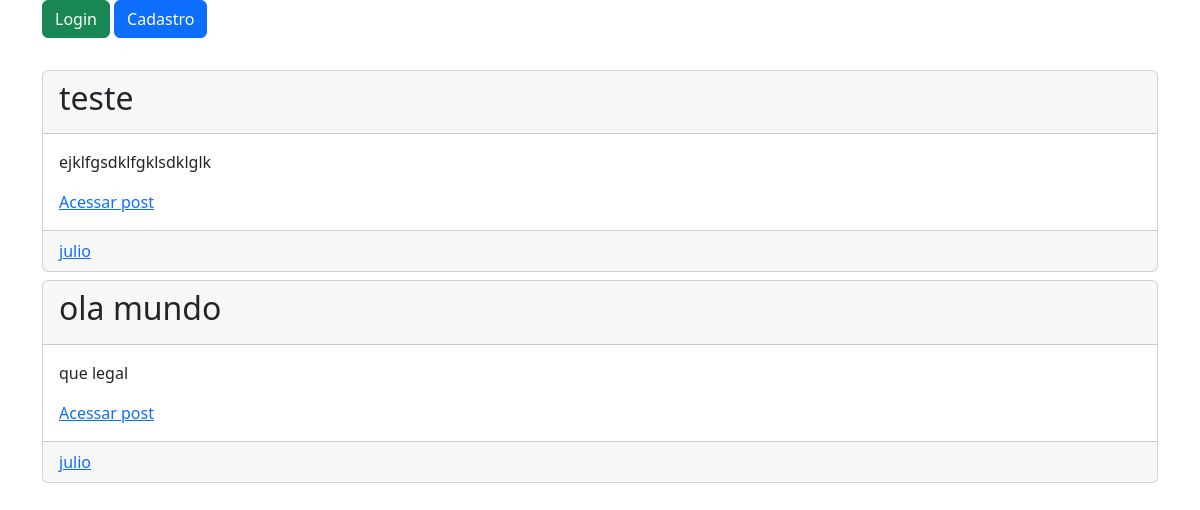
Before: / with the older database file.
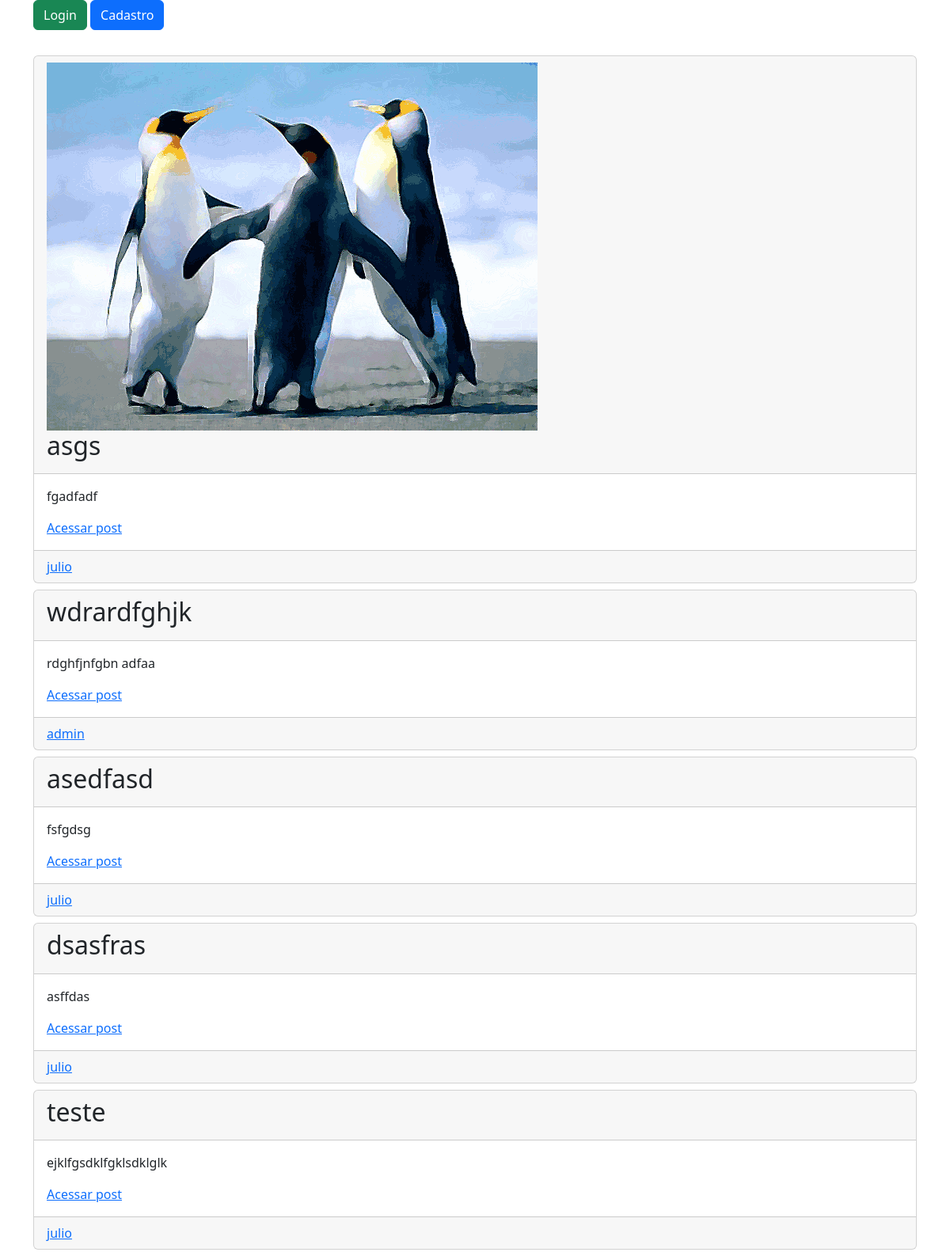
After: the same page with the newer database file.
### core/models.py (models this page shows)
class PostModel(models.Model):
    titulo = models.CharField(max_length=100)
    conteudo = models.TextField()
    datetime = models.DateTimeField(auto_now_add=True)
    user = models.ForeignKey(User, on_delete=models.CASCADE)
    foto = models.FileField(blank=True)

### core/views.py (the view)
# urls.py: 2. Add a URL to urlpatterns:  path('', views.home, name='home')
def home(request):
    posts = PostModel.objects.all().order_by("-id")
    return render(request, "index.html", {"posts": posts})

### templates/index.html (shortened to what this page needs)
{% extends "base.html" %}
{% block conteudo %}
<div>
    {% include "header.html" %}
    <br>
</div>
<div>
    {% for i in posts %}
        <div class="card my-2">
            <div class="card-header">
                {% if i.foto %}
                <img src="/media/{{i.foto}}" alt="{{ i.titulo }}">
                {%endif%}
                <h2>{{ i.titulo }}</h2>
            </div>
            <div class="card-body">
                <p>{{i.conteudo}}</p>
                <a href="/post/{{i.id}}">Acessar post</a>
            </div>
            <div class="card-footer">
                <a href="{% url 'user' i.user.id %}">{{i.user.username}}</a>
            </div>
        </div>
    {% endfor %}
</div>
{% endblock %}

### templates/base.html (shortened to what this page needs)
<!DOCTYPE html>
<html lang="pt-br">
<head>
    <link rel="stylesheet" href="https://cdn.jsdelivr.net/npm/bootstrap@5.2.3/dist/css/bootstrap.min.css">
</head>
<body class="container">
    {% block conteudo %}
    {% endblock %}
</body>
</html>

### templates/header.html
<div>
    {% if user.is_authenticated %}
    <a href="/logout" class="btn btn-danger">Logout</a>
    {% else %}
    <a href="/login" class="btn btn-success">Login</a>
    <a href="/cadastro" class="btn btn-primary">Cadastro</a>
    {% endif %}
</div>

Changed rows visible on the page:
removed PostModel: titulo "ola mundo", conteudo "que legal", user.username "julio"
added PostModel: foto (picture), titulo "asgs", conteudo "fgadfadf", user.username "julio"
added PostModel: titulo "wdrardfghjk", conteudo "rdghfjnfgbn adfaa", user.username "admin"
added PostModel: titulo "asedfasd", conteudo "fsfgdsg", user.username "julio"
added PostModel: titulo "dsasfras", conteudo "asffdas", user.username "julio"
